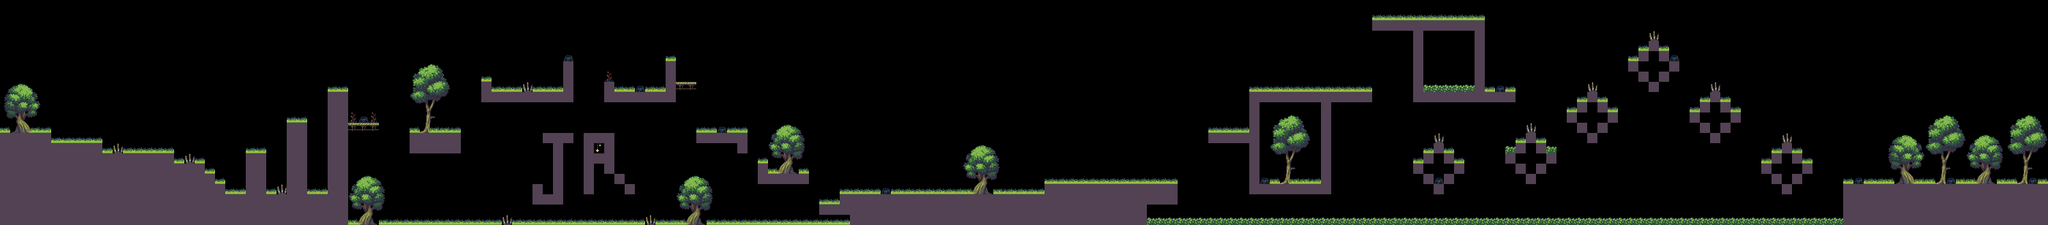

This game map was drawn from its Tiled (.tmx) file and the tilesets committed beside it. A one-line description and the trimmed map source follow:
An orthogonal 200x22 tile map with 16x16 px tiles, 3 tile layers (Background, primaryForeground, secondaryForeground), 5 tilesets and 127 objects (17x Enemy, 10x Whitefly.p, Player, Rain.p).

<map version="1.8" tiledversion="1.8.5" orientation="orthogonal" renderorder="right-down" width="200" height="22" tilewidth="16" tileheight="16" infinite="0" nextlayerid="8" nextobjectid="148">
 <tileset firstgid="1" name="tree" tilewidth="16" tileheight="16" tilecount="20" columns="4">
  <image source="TileSets/Day/tree.png" width="64" height="80" />
 </tileset>
 <tileset firstgid="21" name="tree2" tilewidth="16" tileheight="16" tilecount="28" columns="4">
  <image source="TileSets/Day/tree2.png" width="64" height="112" />
 </tileset>
 <tileset firstgid="49" name="day" tilewidth="16" tileheight="16" spacing="2" margin="2" tilecount="84" columns="28">
  <image source="TileSets/Day/day.png" width="512" height="64" />
 </tileset>
 <tileset firstgid="133" name="nighttiles" tilewidth="16" tileheight="16" spacing="2" margin="2" tilecount="98" columns="14">
  <image source="TileSets/Night/nighttiles.png" width="256" height="128" />
 </tileset>
 <tileset firstgid="231" name="tree3" tilewidth="16" tileheight="16" tilecount="16" columns="4">
  <image source="TileSets/Night/tree3.png" width="64" height="64" />
 </tileset>
 <layer id="1" name="Background" width="200" height="22">
  <data>[4400 cells, 0 non-empty, 0 distinct tile ids]</data>
 </layer>
 <layer id="2" name="primaryForeground" width="200" height="22">
  <data>[4400 cells, 1145 non-empty, 52 distinct tile ids]</data>
 </layer>
 <layer id="3" name="secondaryForeground" width="200" height="22">
  <data>[4400 cells, 0 non-empty, 0 distinct tile ids]</data>
 </layer>
 <objectgroup id="5" name="Hitboxes">
  <object id="34" x="0" y="208" width="80" height="16" />
  <object id="35" x="80" y="224" width="80" height="16" />
  <object id="36" x="160" y="240" width="112" height="16" />
  <object id="37" x="272" y="256" width="48" height="16" />
  <object id="38" x="320" y="272" width="16" height="16" />
  <object id="39" x="336" y="288" width="16" height="16" />
  <object id="40" x="352" y="304" width="32" height="16" />
  <object id="41" x="384" y="240" width="32" height="64" />
  <object id="46" x="448" y="192" width="32" height="112" />
  <object id="47" x="512" y="144" width="32" height="208" />
  <object id="48" x="416" y="304" width="32" height="16" />
  <object id="49" x="480" y="304" width="32" height="16" />
  <object id="50" x="544" y="192" width="48" height="16" />
  <object id="52" x="640" y="208" width="80" height="32" />
  <object id="53" x="848" y="208" width="48" height="16" />
  <object id="54" x="864" y="224" width="16" height="96" />
  <object id="55" x="832" y="288" width="16" height="32" />
  <object id="57" x="848" y="304" width="16" height="16" />
  <object id="58" x="752" y="144" width="144" height="16" />
  <object id="59" x="880" y="96" width="16" height="48" />
  <object id="61" x="752" y="128" width="16" height="16" />
  <object id="62" x="944" y="144" width="112" height="16" />
  <object id="63" x="1056" y="128" width="32" height="16" />
  <object id="64" x="1040" y="96" width="16" height="48" />
  <object id="65" x="944" y="128" width="16" height="16" />
  <object id="67" x="912" y="208" width="16" height="96" />
  <object id="68" x="928" y="208" width="32" height="16" />
  <object id="69" x="944" y="224" width="16" height="48" />
  <object id="70" x="960" y="272" width="16" height="16" />
  <object id="71" x="976" y="288" width="16" height="16" />
  <object id="72" x="1088" y="208" width="80" height="16" />
  <object id="73" x="1152" y="224" width="16" height="16" />
  <object id="74" x="1184" y="256" width="16" height="32" />
  <object id="76" x="1200" y="272" width="64" height="16" />
  <object id="77" x="1312" y="304" width="320" height="16" />
  <object id="78" x="1632" y="288" width="208" height="32" />
  <object id="79" x="1280" y="320" width="48" height="16" />
  <object id="80" x="1776" y="320" width="16" height="32" />
  <object id="81" x="1888" y="208" width="80" height="16" />
  <object id="82" x="1952" y="144" width="192" height="16" />
  <object id="83" x="1952" y="160" width="16" height="48" />
  <object id="84" x="1952" y="224" width="16" height="80" />
  <object id="85" x="2064" y="160" width="16" height="144" />
  <object id="87" x="1968" y="288" width="96" height="16" />
  <object id="88" x="2144" y="32" width="176" height="16" />
  <object id="89" x="2208" y="48" width="16" height="112" />
  <object id="92" x="2304" y="48" width="16" height="96" />
  <object id="93" x="2224" y="144" width="144" height="16" />
  <object id="95" x="2208" y="256" width="16" height="16" />
  <object id="96" x="2224" y="240" width="16" height="16" />
  <object id="97" x="2240" y="224" width="16" height="16" />
  <object id="98" x="2256" y="240" width="16" height="16" />
  <object id="99" x="2272" y="256" width="16" height="16" />
  <object id="100" x="2224" y="272" width="16" height="16" />
  <object id="101" x="2240" y="288" width="16" height="16" />
  <object id="102" x="2256" y="272" width="16" height="16" />
  <object id="103" x="2384" y="208" width="16" height="16" />
  <object id="105" x="2368" y="224" width="16" height="16" />
  <object id="106" x="2352" y="240" width="16" height="16" />
  <object id="107" x="2368" y="256" width="16" height="16" />
  <object id="108" x="2384" y="272" width="16" height="16" />
  <object id="109" x="2400" y="256" width="16" height="16" />
  <object id="110" x="2416" y="240" height="16" />
  <object id="111" x="2400" y="224" width="16" height="16" />
  <object id="112" x="2416" y="240" width="16" height="16" />
  <object id="113" x="2448" y="176" width="16" height="16" />
  <object id="114" x="2464" y="160" width="16" height="16" />
  <object id="115" x="2480" y="144" width="16" height="16" />
  <object id="116" x="2496" y="160" width="16" height="16" />
  <object id="117" x="2512" y="176" width="16" height="16" />
  <object id="118" x="2496" y="192" width="16" height="16" />
  <object id="119" x="2464" y="192" width="16" height="16" />
  <object id="120" x="2480" y="208" width="16" height="16" />
  <object id="121" x="2544" y="96" width="16" height="16" />
  <object id="122" x="2560" y="80" width="16" height="16" />
  <object id="123" x="2576" y="64" width="16" height="16" />
  <object id="124" x="2592" y="80" width="16" height="16" />
  <object id="125" x="2608" y="96" width="16" height="16" />
  <object id="126" x="2592" y="112" width="16" height="16" />
  <object id="127" x="2576" y="128" width="16" height="16" />
  <object id="128" x="2560" y="112" width="16" height="16" />
  <object id="129" x="2672" y="144" width="16" height="16" />
  <object id="130" x="2656" y="160" width="16" height="16" />
  <object id="131" x="2640" y="176" width="16" height="16" />
  <object id="132" x="2656" y="192" width="16" height="16" />
  <object id="133" x="2672" y="208" width="16" height="16" />
  <object id="134" x="2688" y="192" width="16" height="16" />
  <object id="135" x="2704" y="176" width="16" height="16" />
  <object id="136" x="2688" y="160" width="16" height="16" />
  <object id="137" x="2784" y="224" width="16" height="16" />
  <object id="138" x="2768" y="240" width="16" height="16" />
  <object id="141" x="2752" y="256" width="16" height="16" />
  <object id="142" x="2768" y="272" width="16" height="16" />
  <object id="143" x="2784" y="288" width="16" height="16" />
  <object id="144" x="2800" y="272" width="16" height="16" />
  <object id="145" x="2816" y="256" width="16" height="16" />
  <object id="146" x="2800" y="240" width="16" height="16" />
  <object id="147" x="2880" y="288" width="320" height="64" />
 </objectgroup>
 <objectgroup id="7" name="Entities">
  <object id="2" name="Player" x="96" y="192" width="16" height="16" />
  <object id="3" name="Enemy" x="208" y="208" width="16" height="16" />
  </objectgroup>
 <objectgroup id="4" name="Particle">
  <!-- 11 objects omitted --></objectgroup>
 <objectgroup id="6" name="Collectibles" />
</map>
<!-- 27 of 127 objects omitted -->
